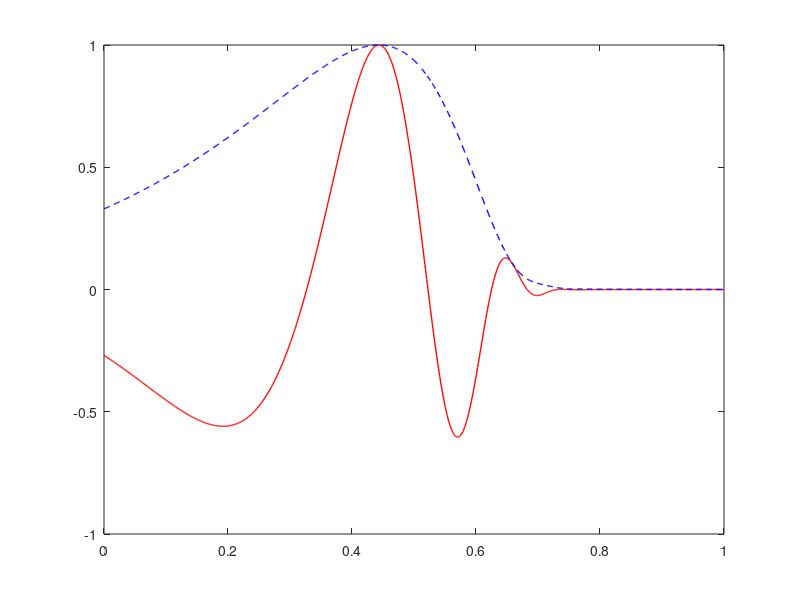

Source code (MATLAB):
clear all
close all
clc

num = 1000;
L = 3.5;   % Units of cm
l = 0.35;
lam = 1.5;
x = linspace(0,1,num);
k = (1e7)*exp(-lam*x*L);   % don't forget that x is scaled by L
mass = 0.05;
r = 3000*exp(-lam*x*L);
w = 1500;
Z = 1i*w*mass + r + k/(1i*w);
W = Z/(1i*w*L);
sigma = l/L;


% Initialise
N =150;
alpha = zeros(N+1);
f = zeros(N+1,1);
A = zeros(N+1,1);

% get matrix coefficients
for n=0:N
    nn = n+1;
    for m = 0:N
        mm = m+1;
        alpha(mm,nn) = 2*cosh(n*pi*sigma)*trapz(x,cos(n*pi*x).*cos(m*pi*x)./W);
        f(mm) = -trapz(x,x.*(2-x).*cos(m*pi*x)./W);
    end
    alpha(nn,nn) = alpha(nn,nn) + n*pi*sinh(n*pi*sigma)/2;
end
f(1) = f(1) - sigma;

% solve linear equations for Fourier coefficients
A  = alpha\f;

% construct phi on y=0
y = 0.0;   % evaluate eta on the membrane
phi = x.*(1-x/2) - sigma*y.*(1-y/(2*sigma));
for n=0:N
    phi = phi + A(n+1)*cosh(n*pi*(sigma-y))*cos(n*pi*x);
end

Fhat = 1;   % driving force
phi = phi/(1i*w*L*Fhat);
eta = 2*phi./W;

figure(1)
plot(x,eta/max(eta),'r','LineWidth',1)
hold on
plot(x,abs(eta/max(eta)),'--b','LineWidth',1)





